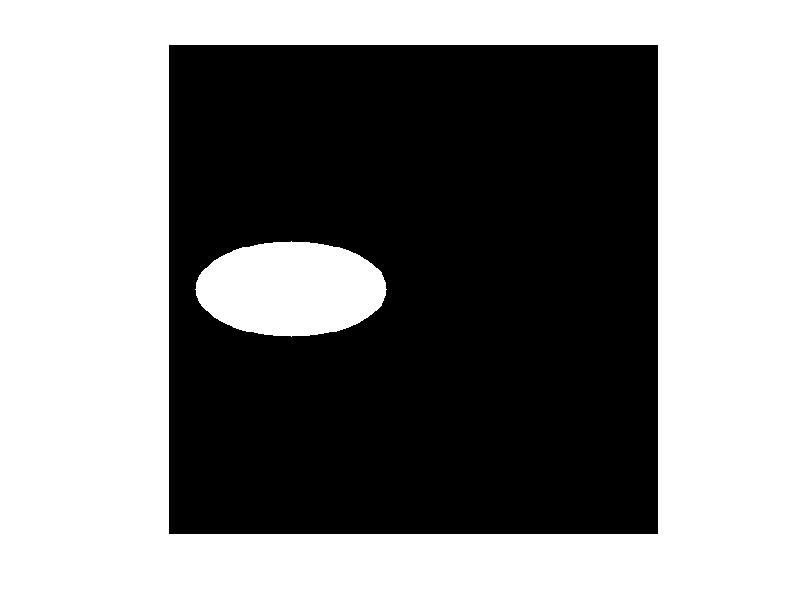

MATLAB code to generate this figure: (Note: this script raises an error after producing the figure.)
[nx, ny] = meshgrid([1:512], [1:512]);
im = zeros(512);
rx = 50;
ry = 100;

for i = 1:512

    for j = 1:512

        if (i - 256)^2 / rx^2 + (j - 128)^2 / ry^2 <= 1
            im(i, j) = 1;
        end

    end

end

imshow(im)
% L0
L0 = nnz(im)
% L1
L1 = sum(abs(im), 'all')
% L2
L2 = sqrt(sum(im.^2, 'all'))
% L inf
L_inf = max(im, [], 'all')
x_bar = sum(im .* nx, 'all') / sum(im, 'all')
y_bar = sum(im .* ny, 'all') / sum(im, 'all')
% 2, 0
m_20 = sum((nx - x_bar).^2 .* im, 'all')
m_02 = sum((ny - y_bar).^2 .* im, 'all')
m_11 = sum((nx - x_bar) .* (ny - y_bar) .* im, 'all')
